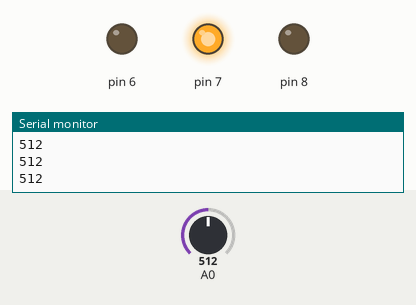
Bench run of a sketch on a simulated Arduino Uno, built with avr-gcc and run on an emulated ATmega328P. Parts: output pins drawn as LEDs (lit = HIGH), the last lines printed to the serial monitor. The inputs (shaded band) are chosen by the test bench; at power-on: A0 = 512.

Above: at 1.2 s.
1.3 s: A0 set to 106
2.8 s: A0 set to 88
At 3.5 s:
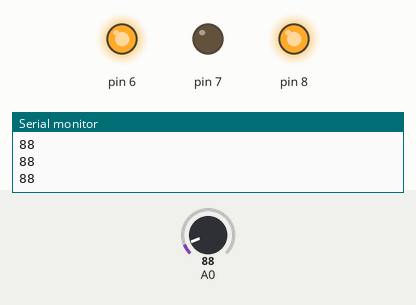
4.3 s: A0 set to 110
At 4.9 s:
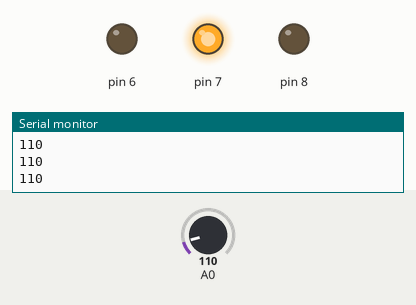
5.8 s: A0 set to 90
At 6.9 s:
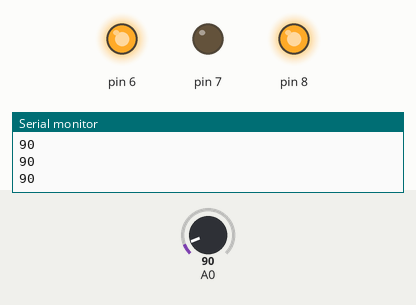
Timing chart, 0 to 8.3 s (numbered marks = the images above; inputs shaded):
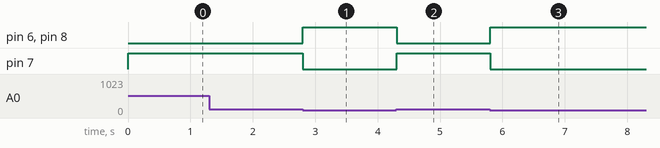

The sketch:

Irriga__o.ino
```cpp
// C++ code
//
int sensor_solo = 0;

void setup()
{
  pinMode(A0, INPUT);
  Serial.begin(9600);
  pinMode(8, OUTPUT);
  pinMode(7, OUTPUT);
  pinMode(6, OUTPUT);
}

void loop()
{
  sensor_solo = analogRead(A0);
  Serial.println(sensor_solo);
  if (sensor_solo < 100) {
    digitalWrite(8, HIGH);
    digitalWrite(7, LOW);
    digitalWrite(6, HIGH);
  } else {
    digitalWrite(8, LOW);
    digitalWrite(7, HIGH);
    digitalWrite(6, LOW);
  }
  delay(10); // Delay a little bit to improve simulation performance
}
```

Measured:
- the behaviour switches between 100 and 99 on A0 (found by bisection; images 0 and 1)
- after the input at 2.8 s, pin 6, pin 8: LOW → HIGH at once; pin 7: HIGH → LOW at once
- after the input at 4.3 s, pin 6, pin 8: HIGH → LOW at once; pin 7: LOW → HIGH at once
- after the input at 5.8 s, pin 6, pin 8: LOW → HIGH at once; pin 7: HIGH → LOW at once
